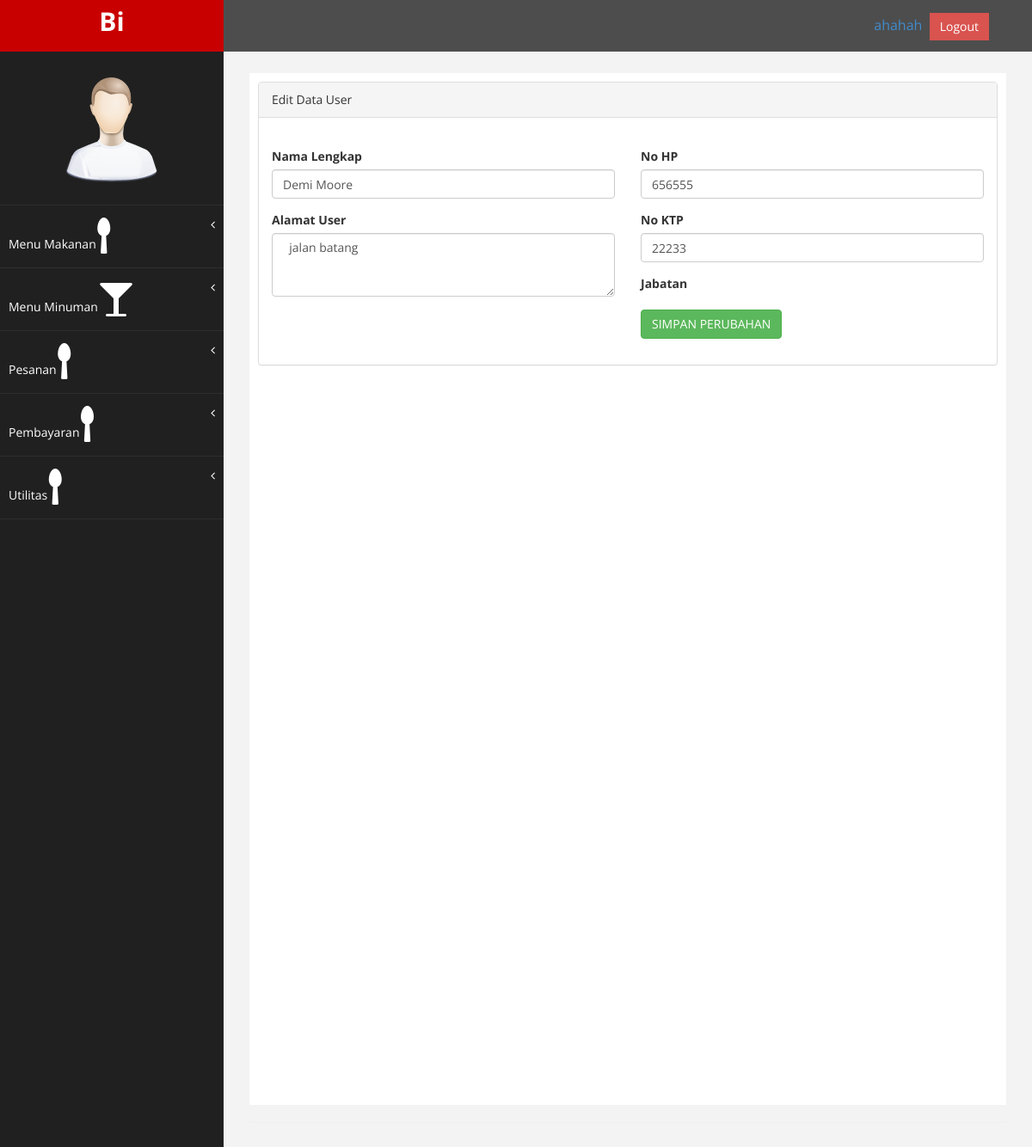
Page /index.php/UserController/editUser/2 on the earlier database version.
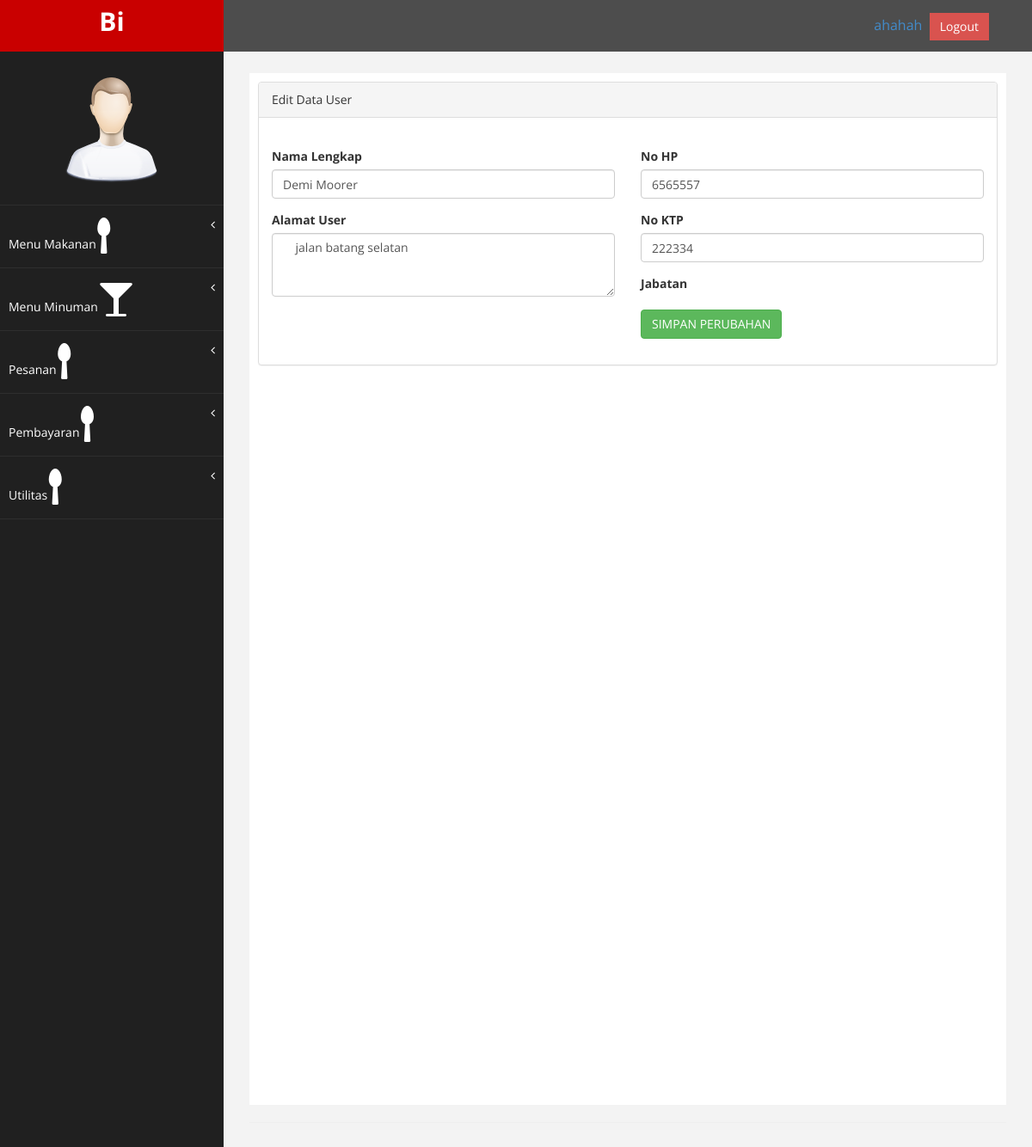
Same page on the later database version.
### tables this page shows
CREATE TABLE IF NOT EXISTS `user` (
  `id_user` int(11) NOT NULL AUTO_INCREMENT,
  `id_credential` int(11) NOT NULL,
  `nama_user` varchar(50) NOT NULL,
  `alamat_user` varchar(150) NOT NULL,
  `no_ktp` varchar(30) NOT NULL,
  `no_telp` varchar(20) NOT NULL,
  `foto` varchar(150) NOT NULL,
  `ttl` varchar(40) NOT NULL,
  PRIMARY KEY (`id_user`)
);

### application/controllers/UserController.php (called while the page is built, shortened)
<?php
class UserController extends CI_Controller {
	public function __construct()
	{
		$this->load->helper(array('form','url', 'text_helper','date','file'));
		$this->load->library(array('Pagination','image_lib','session'));
		$this->load->model('M_user');
	}
	public function editUser($idCreden)
	{
		 $data = array();
		 $user =  $this->M_user->findById($idCreden);
		 $data['user'] = $user;
		 $this->load->view('superadmin/v_header.php',$data);
		 $this->load->view('superadmin/v_sidebar.php',$data);
		 $this->load->view('superadmin/v_edit_user.php',$data);
		 $this->load->view('superadmin/v_footer.php',$data);
	}
}

### index.php (called while the page is built, shortened)
<?php
require_once BASEPATH.'core/CodeIgniter.php';

### application/models/m_user.php (called while the page is built, shortened)
<?php  if ( ! defined('BASEPATH')) exit('No direct script access allowed');
	class M_user extends CI_Model
	{
		public function findById($id)
		{
			$this->db = $this->load->database('default', true);
			$this->db->select('*');
			$this->db->from('user');
			$this->db->where("id_user", $id);
			$query = $this->db->get();
			return $query->row();
		}
	}
?>

### application/views/superadmin/v_edit_user.php (the view, shortened to what this page needs)
<div id="page-wrapper" >
    <div id="page-inner">
        <div class="row">
            <div class="col-md-12">
             <div class="panel panel-default">
                <div class="panel-heading">
                    Edit Data User
                </div>
                <div class="panel-body">
                    <div class="row">
                        <div class="col-md-6">
                        <br>
                            <form action="<?php echo site_url('UserController/saveUpdate'); ?>" method="post">
                                <div class="form-group">
                                    <label>Nama Lengkap</label>
                                    <input class="form-control" name = "namalengkap" value="<?php if($user!="") echo $user->nama_user; ?>" placeholder="Nama Lengkap" required/>
                                </div>
                                <div class="form-group">
                                    <label>Alamat User</label>
                                    <textarea  name='alamat' class="form-control" rows="3" required>  <?php if($user!="") echo $user->alamat_user; ?></textarea>
                                </div>
                        </div>
                        <div class="col-md-6">
                        <br>
                            <div class="form-group">
                                    <label>No HP</label>
                                    <input class="form-control" name = "notelepon" placeholder="No Telepon" value="<?php if($user!="") echo $user->no_telp; ?>" required />
                                </div>
                              <div class="form-group">
                                    <label>No KTP</label>
                                    <input class="form-control" name = "noktp" placeholder="No KTP" value="<?php if($user!="") echo $user->no_ktp; ?>"  required />
                                </div>
                                 <div class="form-group">
                                    <label>Jabatan</label>
                                </div>
                            <div class="form-group">
                                 <button type="submit" class="btn btn-success">SIMPAN PERUBAHAN</button>
                            </div>
                        </div>
                        </div>
                    </div>
                </div>
            </div>
            </div>
        </div>
         <hr />
    </div>
</div>

Differences in the rows shown:
changed user: namalengkap "Demi Moore" → "Demi Moorer"; alamat "jalan batang" → "jalan batang selatan"; notelepon "656555" → "6565557"; noktp "22233" → "222334"
